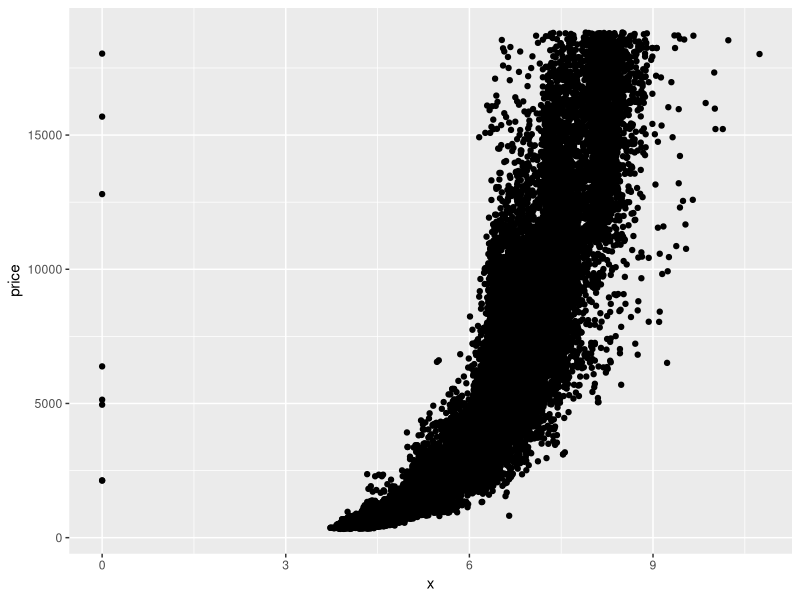
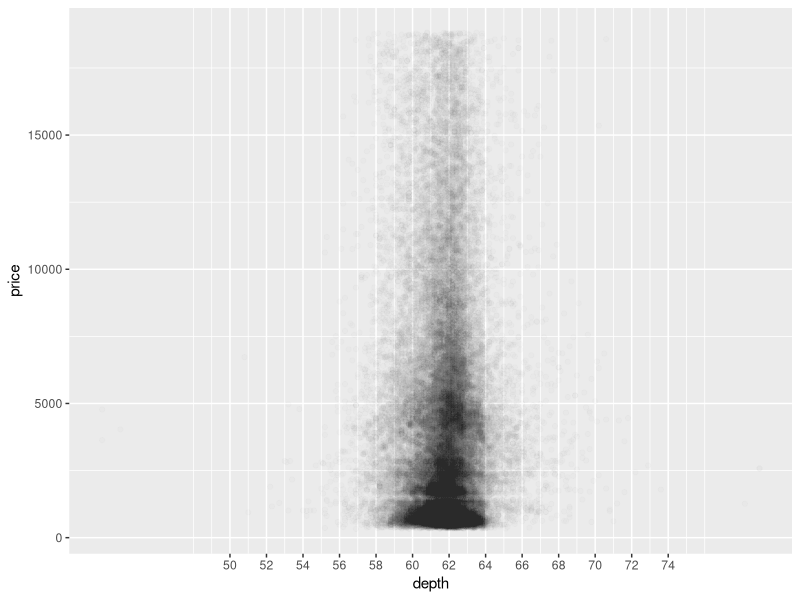
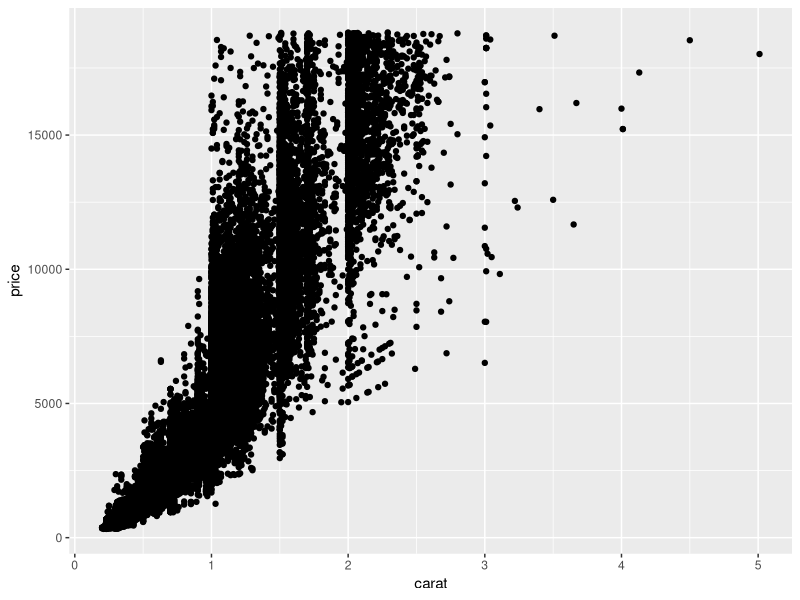
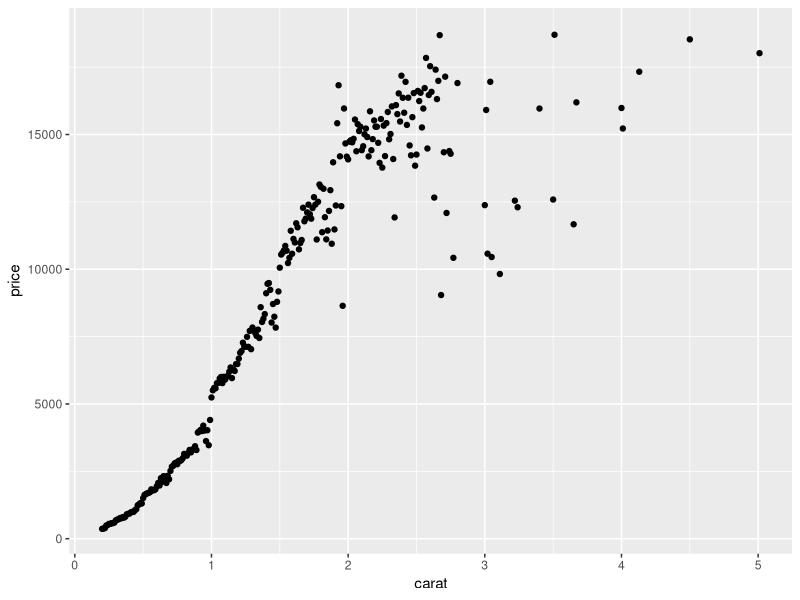

Write R code to recreate these figures, in order.
## ---- chunk 1
install.packages('ggplot2')
library(ggplot2)

data("diamonds")
df <- diamonds
str(df)
## ---- chunk 2
ggplot(data = df, aes(x = x, y = price) ) + 
  geom_point() 
## ---- chunk 3
x <- df$x
y <- df$y
z <- df$z
price <- df$price

cor.test(x,price,method = c("pearson"))
cor.test(y,price,method = c("pearson"))
cor.test(z,price,method = c("pearson"))
## ---- chunk 4
ggplot(data = df, aes(x = depth, y = price) ) + 
  geom_point(alpha = 1/100) +
  scale_x_continuous(breaks = seq(50,75,2))
## ---- chunk 5
depth <- df$depth
price <- df$price

cor.test(depth,price,method = c("pearson"))
## ---- chunk 6
  
ggplot(data = df, aes(x = carat , y = price) ) + 
  geom_point() 
  
## ---- chunk 7
  
ggplot(data = df, aes(x = carat , y = price)) + 
  geom_point(stat="summary", fun.y = quantile, fun.args=list(prob=.01)) 

